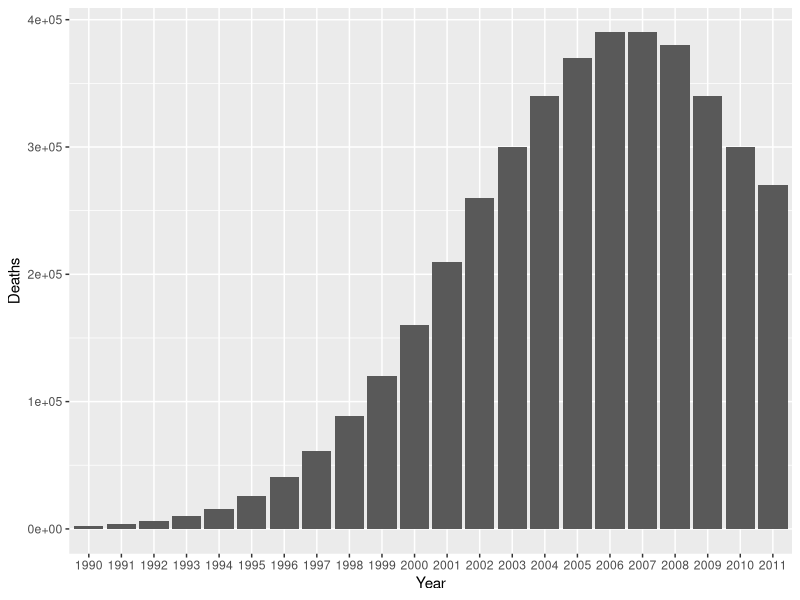
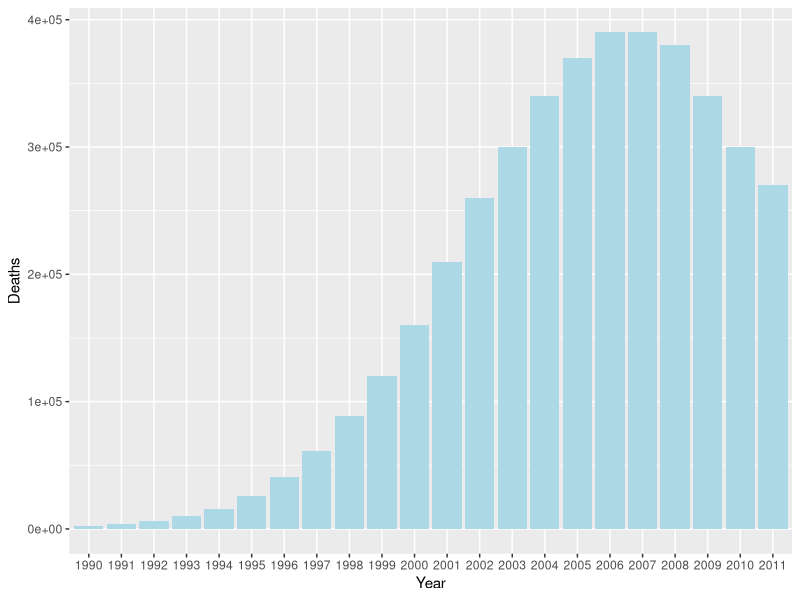
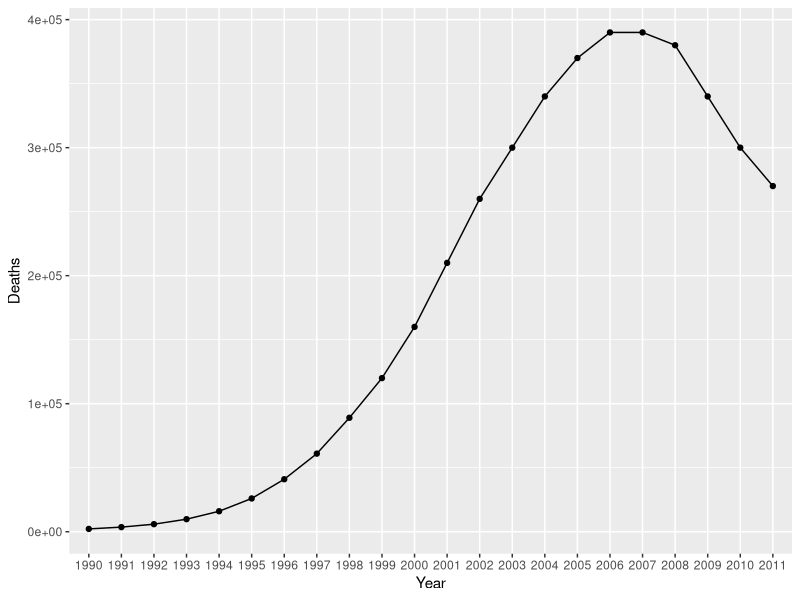
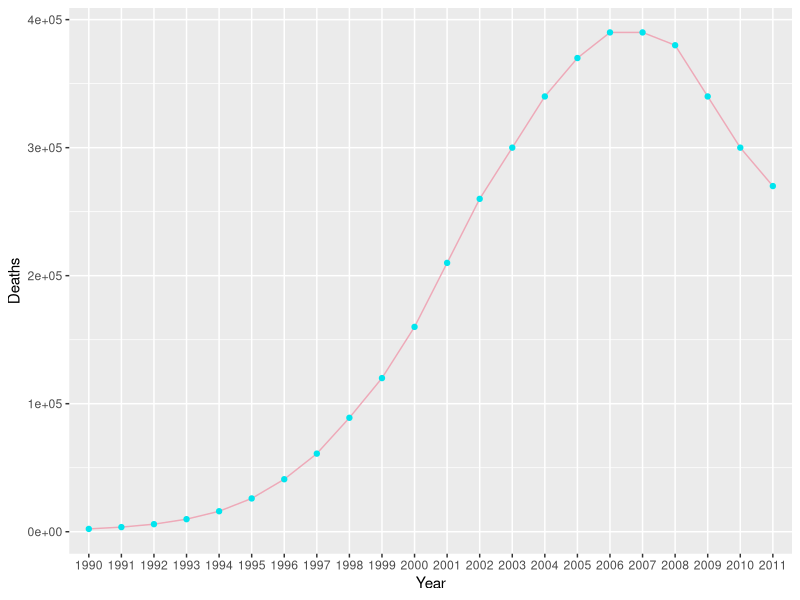

The R source for these figures, in order:
## ---- chunk 1
require(knitr)
require(tidyverse) ### ggplot2, tibble, tidyr, readr, purrr, dplyr 
knitr::opts_chunk$set(echo = TRUE)
knitr::opts_chunk$set(fig.align="center", fig.height=3, fig.width=4)
## ---- chunk 2
### First, read in data with "bad" column names using base R
aids.baseR <- read.csv("annual_AIDS_deaths.csv")
head(aids.baseR)
## ---- chunk 3
### Read in data frame using the readr function read_csv
aids <- read_csv("annual_AIDS_deaths.csv")
## ---- chunk 4
### See full column specifications
spec(aids)
## ---- chunk 5
aids$`1999`
## ---- chunk 6
### Tidy the data with `gather`. Remember the backticks for special columns!
aids %>% gather(Year, Deaths, `1990`:`2011`)  -> aids.tidy
head(aids.tidy)
## ---- chunk 7
### Coerce a dataframe/tibble column to be a factor
aids.tidy$Year <- factor(aids.tidy$Year)
head(aids.tidy)
## ---- chunk 8
## Barplot
aids.tidy %>% filter(Country == "South Africa") %>% ggplot(aes(x = Year, y = Deaths)) + geom_bar(stat="identity")
## ---- chunk 9
## Barplot w/ fill
aids.tidy %>% filter(Country == "South Africa") %>% ggplot(aes(x = Year, y = Deaths)) + geom_bar(stat="identity", fill="lightblue")
## ---- chunk 10
## Lineplot
aids.tidy %>% filter(Country == "South Africa") %>% ggplot(aes(x = Year, y = Deaths, group=1)) + geom_point() + geom_line()
## ---- chunk 11
## Lineplot with colors
aids.tidy %>% filter(Country == "South Africa") %>% ggplot(aes(x = Year, y = Deaths, group=1)) + geom_line(color = "pink2") + geom_point(color = "turquoise2") 
